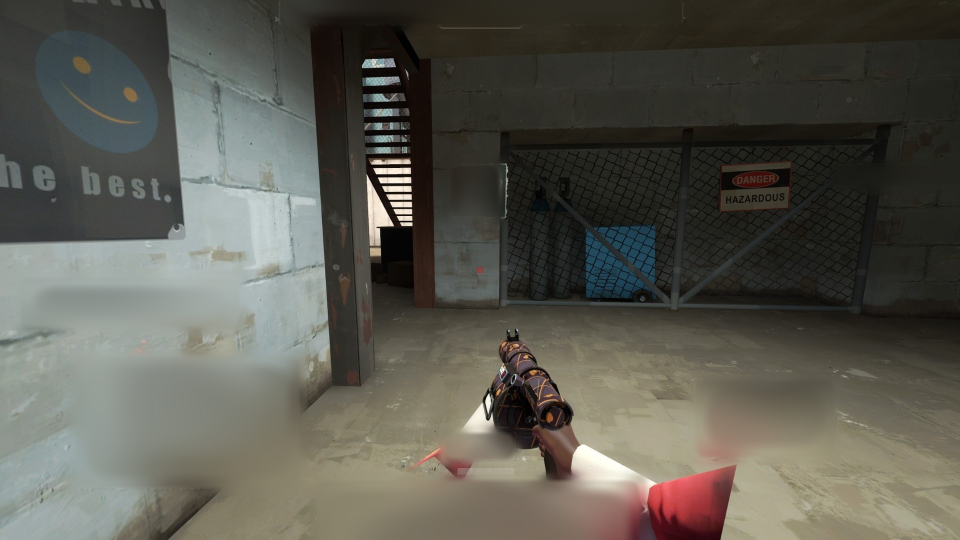
#> input picture tools/style/game_src.jpg, 1920 x 1080 px (shown at 1/2 size)
$ python -i vtf.py   (imports and definitions only)
#> lines starting #> are read from the running program, lines starting #| are printed output that depends on the picture
"""Minimal VTF 7.2 writer (uncompressed BGRA8888 / BGR888, full mip chain)."""
import struct
import numpy as np
from PIL import Image

FLAG_CLAMPS = 0x4
FLAG_CLAMPT = 0x8
FLAG_NOMIP = 0x100
FLAG_NOLOD = 0x200
FLAG_EIGHTBITALPHA = 0x2000

FMT_BGR888 = 3
FMT_BGRA8888 = 12
FMT_DXT1 = 13


def bleed_alpha(img):
    """Fill RGB under transparent pixels with nearby colour so bilinear filtering has no dark fringes."""
    from PIL import ImageFilter
    a = np.asarray(img, dtype=np.float32) / 255.0
    rgb, al = a[..., :3], a[..., 3:4]
    pre = rgb * al
    out = rgb.copy()
    acc_pre = np.zeros_like(pre)
    acc_a = np.zeros_like(al)
    for r in (2, 6, 18, 48):
        bp = np.stack([np.asarray(Image.fromarray((pre[..., c] * 255).astype(np.uint8)).filter(ImageFilter.GaussianBlur(r)), dtype=np.float32) / 255 for c in range(3)], -1)
        ba = np.asarray(Image.fromarray((al[..., 0] * 255).astype(np.uint8)).filter(ImageFilter.GaussianBlur(r)), dtype=np.float32)[..., None] / 255
        m = (acc_a < 1e-4) & (ba > 1e-4)
        acc_pre = np.where(m, bp, acc_pre)
        acc_a = np.where(m, ba, acc_a)
    fill = np.where(acc_a > 1e-4, acc_pre / np.maximum(acc_a, 1e-4), rgb)
    w = np.clip(al * 4, 0, 1)  # keep real colour where visible
    out = rgb * w + fill * (1 - w)
    res = np.concatenate([np.clip(out, 0, 1), al], -1)
    return Image.fromarray((res * 255 + 0.5).astype(np.uint8), 'RGBA')


# [58 lines left out: functions write_vtf, write_vtf_frames, not called in this run]

>>> import cv2
>>> picture = cv2.imread('style/game_src.jpg', cv2.IMREAD_GRAYSCALE)
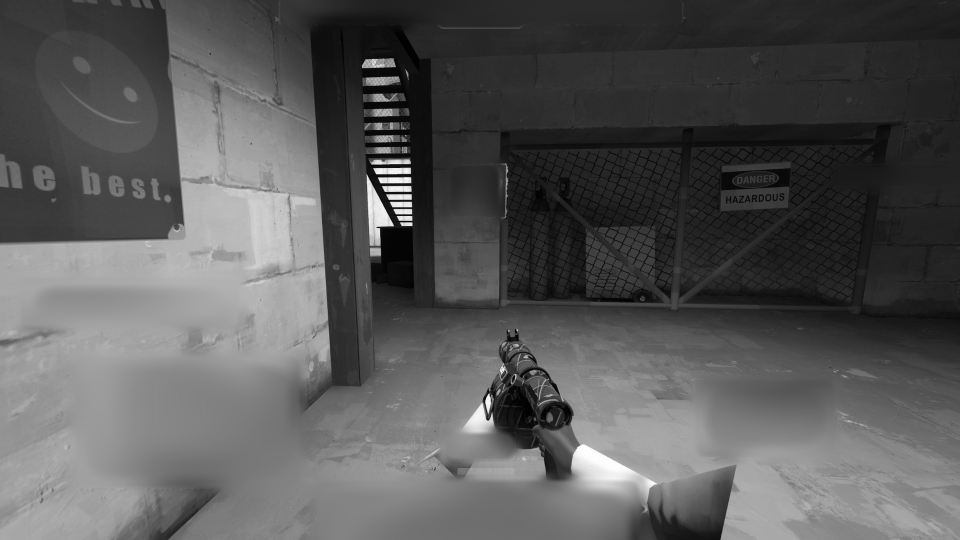
#> picture: shape (1080, 1920) (shown at 1/2 size); min 0, max 255, mean 88.4
>>> result = bleed_alpha(picture)
#> in bleed_alpha, `rgb, al = a[..., :3], a[..., 3:4]`: rgb = 1080 rows, first 8: [0.204, 0.208, 0.208], [0.204, 0.204, 0.208], [0.204, 0.204, 0.204], [0.2, 0.204, 0.204], [0.2, 0.2, 0.204], [0.2, 0.2, 0.204], [0.2, 0.204, 0.204], [0.204, 0.204, 0.204]; al = 1080 values, max 0.671 at index 492, min 0.2 at index 33, mean 0.448
#> in bleed_alpha, `pre = rgb * al`: pre = 1080 rows, first 8: [0.0424, 0.0432, 0.0432], [0.0424, 0.0424, 0.0432], [0.0424, 0.0424, 0.0424], [0.0408, 0.0416, 0.0416], [0.0408, 0.0408, 0.0416], [0.0408, 0.0408, 0.0416], [0.0408, 0.0416, 0.0416], [0.0416, 0.0416, 0.0416]
#> in bleed_alpha, `out = rgb.copy()`: out has the same summary as rgb
#> the loop in bleed_alpha, `for r in (2, 6, 18, 48):` made 4 passes
#> pass 1, in bleed_alpha, `acc_pre = np.where(m, bp, acc_pre)`:
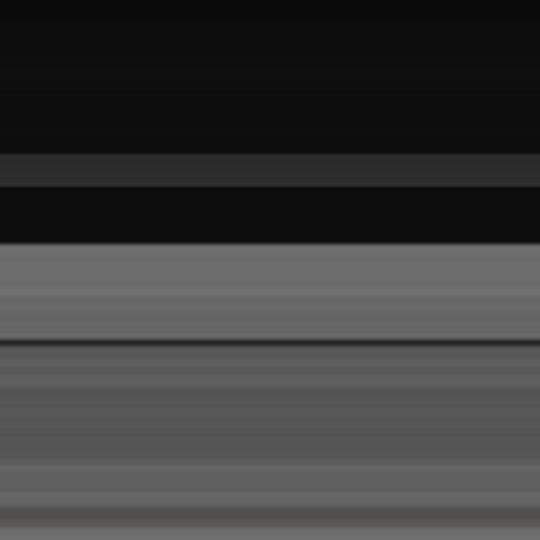
#> acc_pre: shape (1080, 1080, 3) float32 (shown at 1/2 size); mean of channels 0, 1, 2 0.232, 0.233, 0.233; drawn as B, G, R
#> pass 1, in bleed_alpha, `acc_a = np.where(m, ba, acc_a)`:
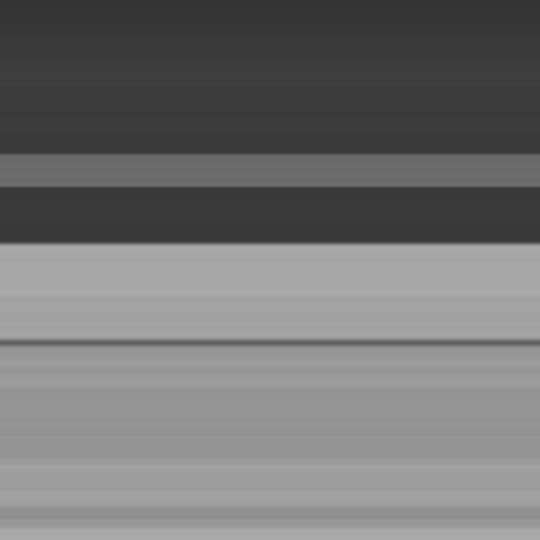
#> acc_a: shape (1080, 1080, 1) float32 (shown at 1/2 size); min 0.2, max 0.667, mean 0.448
#> in bleed_alpha, `w = np.clip(al * 4, 0, 1)`: w = 1080 values, max 1 at index 148, min 0.8 at index 33, mean 0.964
#> in bleed_alpha, `out = rgb * w + fill * (1 - w)`:
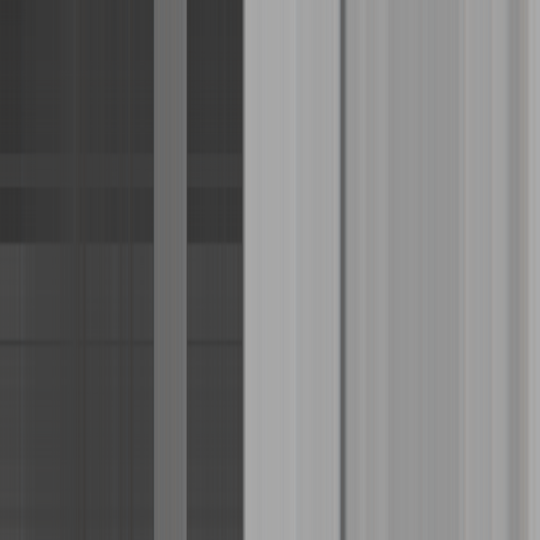
#> out: shape (1080, 1080, 3) float32 (shown at 1/2 size); mean of channels 0, 1, 2 0.454, 0.455, 0.455; drawn as B, G, R
#> (the run stopped early here; a loop or call above may not have finished)
